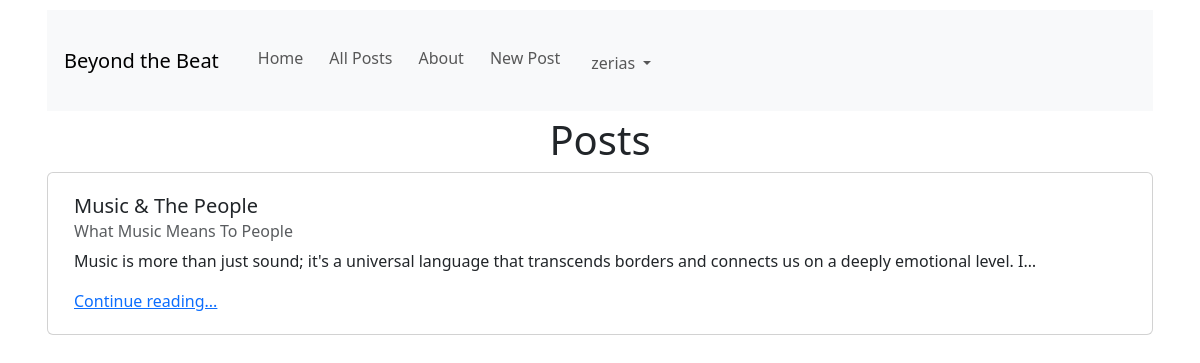
The app's page /posts/archived/ (signed in) with its own data.
### posts/models.py (models this page shows, shortened)
class Post(models.Model):
    title = models.CharField(max_length=128)
    subtitle = models.CharField(max_length=256)
    body = models.TextField()
    author = models.ForeignKey(
        get_user_model(),
        on_delete=models.CASCADE
    )
    status = models.ForeignKey(
        Status,
        on_delete=models.CASCADE
    )
    created_on = models.DateTimeField(auto_now_add=True)

### posts/views.py (the view)
# urls.py: path("archived/", views.ArchivedPostListView.as_view(), name="archived"),
class ArchivedPostListView(LoginRequiredMixin, ListView):
    template_name = "posts/list.html"
    model = Post
    def get_context_data(self, **kwargs):
        context = super().get_context_data(**kwargs)
        arch_status = Status.objects.get(name="archived")
        context["post_list"] = (
            Post.objects
            .filter(status=arch_status)
            .filter(author=self.request.user)
            .order_by("-created_on").reverse()
        )
        return context

### templates/posts/list.html (shortened to what this page needs)
{% extends "base.html" %}
{% block content %}
<h1>Posts</h1>
{% for post in post_list %}
<div class="card">
  <div class="card-body">
    <h5 class="card-title">{{ post.title }}</h5>
    <h6 class="card-subtitle mb-2 text-body-secondary">{{ post.subtitle }}</h6>
    <p class="card-text">{{ post.body|truncatechars:128 }}</p>
    <a href="{% url "detail" post.id %}" class="card-link">Continue reading...</a>
  </div>
</div>
<br />
{% endfor %}
{% endblock content %}

### templates/base.html (shortened to what this page needs)
{% load static %}
<!doctype html>
<html lang="en">
<head>
    <link href="https://cdn.jsdelivr.net/npm/bootstrap@5.3.3/dist/css/bootstrap.min.css"
      rel="stylesheet"
>
    <link rel="stylesheet" href="{% static 'css/base.css' %}">
</head>
<body>
    <div class="container">
        <nav class="navbar navbar-expand-lg bg-body-tertiary">
          <div class="container-fluid">
            <a class="navbar-brand" href="{% url "home" %}">Beyond the Beat</a>
            <div class="collapse navbar-collapse" id="navbarNavAltMarkup">
              <div class="navbar-nav">
                <a class="nav-link" href="{% url "home" %}">Home</a>
                <a class="nav-link" href="{% url "list" %}">All Posts</a>
                <a class="nav-link" href="{% url "about" %}">About</a>
                {% if user.is_authenticated %}
                <a class="nav-link" href="{% url "new" %}">New Post</a>
                <div class="nav-item dropdown d-flex">
                      <a class="nav-link dropdown-toggle" href="#" role="button" data-bs-toggle="dropdown" aria-expanded="false">
                          {{ user }}
                      </a>
                </div>
                {% else %}
                <a class="nav-link" href="{% url "signup" %}">Sign Up</a>
                <a class="nav-link" href="{% url "login" %}">Log In</a>
                {% endif %}
              </div>
            </div>
          </div>
        </nav>
    {% block content %}{% endblock content %}
    </div>
</body>
</html>

### static/css/base.css (style rules this page uses)
* { margin: 5px; padding: 0; }
h1 { text-align: center; }

### records on screen
Post: title "Music & The People", subtitle "What Music Means To People", body "Music is more than just sound; it's a universal language that transcends borders and connects us on a deeply emotional level. I…"

### other values on screen
{{ user }} "zerias"
